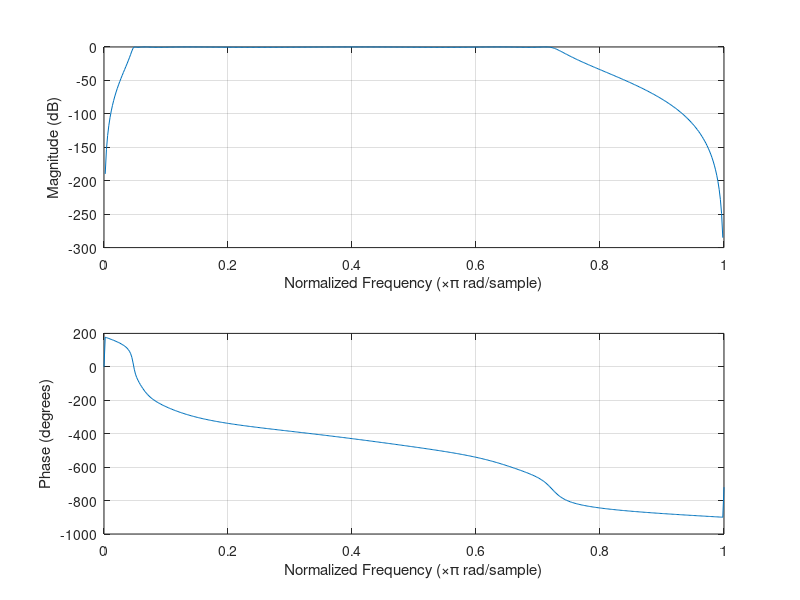

This figure's MATLAB source: (Note: this script raises an error after producing the figure.)
clear all;
clc;

%% preparation 

% predefined parameters
freq = [8:1:15 8.2:1:15.2 8.4:1:15.4 8.6:1:15.6 8.8:1:15.8];
nCondition = 40;
channels = [1:9];% Pz, PO5, PO3, POz, PO4, PO6, O1, Oz, and O2
nChannel = length(channels);
rfs = 250;% sampling rate
dataLength = 6*rfs;% [-0.5 5.5s]
nBlock = 6;% six blocks 
latencyDelay = 0.5*rfs+35;% 140ms delay
stimTime = 5;% stimulation time (up to 5s)
N = round(stimTime*rfs);
t = [1:N]/rfs;

% predefined bandpass filter
fs = rfs/2;
Wp=[6/fs 90/fs];%6-90Hz
Ws=[4/fs 100/fs];%
[k,Wn]=cheb1ord(Wp,Ws,3,40);
[B,A] = cheby1(k,0.5,Wn);
freqz(B,A)

%% illustrate the PSD and SNR of SSVEP data

iTarget = 3;% 3:10Hz,8:15Hz
iChannel = 8;% 8:Oz
sTime = 5;% 5s stimulation

rawData=zeros(nChannel,dataLength,nCondition,nBlock);
% average across subjects
count=0;
for sub=[1:10]
   count=count+1;
   load(['S' int2str(sub) '.mat' ]);
   rawData = double(data(channels,1:dataLength,1:nCondition,1:nBlock));
   vepDataTmp = squeeze(mean(rawData(iChannel,latencyDelay+1:latencyDelay+sTime*rfs,iTarget,:),4));
   vepDataAll(count,:) = filtfilt(B,A,vepDataTmp);% filtering
   vepAmpAll(count,:) = abs(fft(vepDataAll(count,:)))*2/(length(vepDataAll(count,:)));%amplitude spectrum
end
vepData=mean(vepDataAll,1);
vepAmp=mean(vepAmpAll,1);

n=5;%width of background neighbours [-1 +1]Hz
vepSnr=zeros(length(vepAmp));
f1=6;%SNR starts from f1 Hz
for k=f1*sTime+1:length(vepAmp)-n
vepSnr(k)=20*log10(vepAmp(k)/mean(vepAmp([k-n:k-1 k+1:k+n])));%SNR
end


figure(2);
% temporal waveform
subplot(3,1,1);
plot([1:sTime*rfs]/rfs,vepData)
xlabel('Time(s)')
ylabel('Amplitude(uV)')

% amplitude spectrum
subplot(3,1,2);
plot(([1:sTime*rfs]-1)/sTime,vepAmp)
hold on
plot(freq(iTarget)*[1:7],vepAmp(freq(iTarget)*sTime*[1:7]+1),'ro')
xlim([f1 70])
xlabel('Frequency(Hz)')
ylabel('Amplitude(uV)')

% signal-to-noise ratio
subplot(3,1,3);
plot(([1:sTime*rfs]-1)/sTime,vepSnr)
hold on
plot(freq(iTarget)*[1:7],vepSnr(freq(iTarget)*sTime*[1:7]+1),'ro')
xlim([f1 70])
xlabel('Frequency(Hz)')
ylabel('SNR(dB)')
